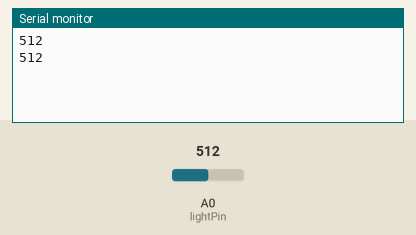
Recording of a sketch running on a simulated Arduino Uno, built with avr-gcc and run on an emulated ATmega328P. Shown: the last lines printed to the serial monitor. The test bench sets the inputs (shaded band); at power-on: A0 (lightPin) = 512.

Above: at 1.2 s.
1.3 s: A0 (lightPin) set to 716
At 2.6 s:
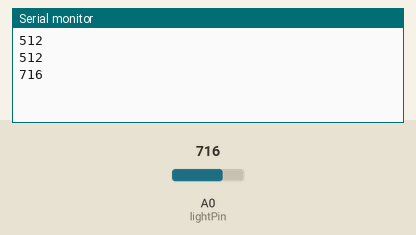
2.8 s: A0 (lightPin) set to 900
At 4.1 s:
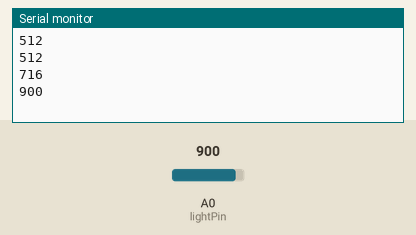
Timing chart, 0 to 5.8 s (numbered marks = the images above; inputs shaded):
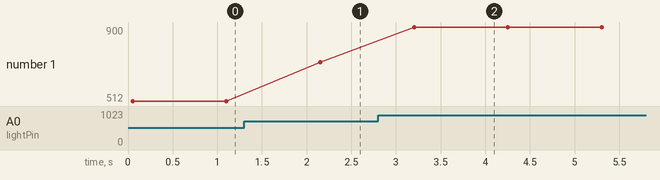

The sketch:

black_cat_detector.ino
```cpp
// this runs on the Arduino

int lightPin = 0;  //define a pin for Photo resistor
int avgRead;  // place holder for average

void setup()
{
  Serial.begin(9600);
}

void loop(){
    getReading(5);
    delay(1000);
 }

void getReading(int times){
    int reading;
    int tally=0;
    //take the reading however many times was requested and add them up
    for(int i = 0;i < times;i++){
        reading = analogRead(lightPin);
        tally = reading + tally;
        delay(10);
    }
    //calculate the average and set it
    avgRead = (tally)/times;
    Serial.println(avgRead);

}
```

Measured:
- after the input at 1.3 s, the serial monitor: prints a new line after 0.85 s (image 1)
- after the input at 2.8 s, the serial monitor: prints a new line after 0.40 s (image 2)
- plotted number 1: 512 → 716 after the input at 1.3 s, 716 → 900 after the input at 2.8 s
